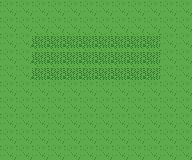

A 2D game scene composited from a Tiled map and its tileset images. What follows is a short description and the map's XML, with every tile layer's data as written:
An orthogonal 12x10 tile map with 16x16 px tiles, 1 tile layer (ground) and 1 object (route_grass).

<map version="1.10" tiledversion="1.10.2" orientation="orthogonal" renderorder="right-down" width="12" height="10" tilewidth="16" tileheight="16" infinite="0" nextlayerid="3" nextobjectid="2">
 <tileset firstgid="1" source="../tilesets/overworld.tsx" />
 <layer id="1" name="ground" width="12" height="10">
  <data encoding="csv">
1,1,1,1,1,1,1,1,1,1,1,1,
1,1,1,1,1,1,1,1,1,1,1,1,
1,1,2,2,2,2,2,2,2,2,1,1,
1,1,2,2,2,2,2,2,2,2,1,1,
1,1,2,2,2,2,2,2,2,2,1,1,
1,1,1,1,1,1,1,1,1,1,1,1,
1,1,1,1,1,1,1,1,1,1,1,1,
1,1,1,1,1,1,1,1,1,1,1,1,
1,1,1,1,1,1,1,1,1,1,1,1,
1,1,1,1,1,1,1,1,1,1,1,1
</data>
 </layer>
 <objectgroup id="2" name="encounters">
  <object id="1" name="route_grass" x="0" y="0" width="192" height="96">
   <properties>
    <property name="table" value="route_grass" />
    <property name="rate" type="int" value="20" />
   </properties>
  </object>
 </objectgroup>
</map>
